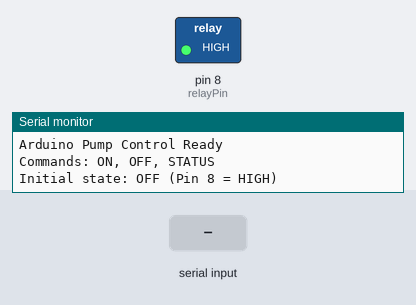
The sketch below on a simulated Arduino Uno, built with avr-gcc and run on an emulated ATmega328P. Parts: switched loads named in the sketch (green lamp = pin HIGH), the last lines printed to the serial monitor. The test bench sets the inputs (shaded band).

Above: at 1.2 s.
1.3 s: "ON\n" received over Serial
At 2.1 s:
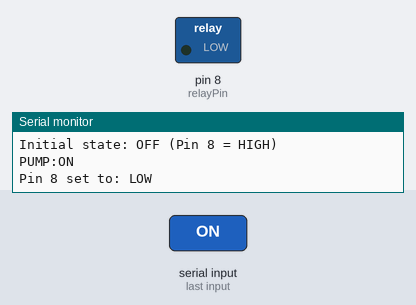
2.8 s: "OFF\n" received over Serial
At 3.1 s:
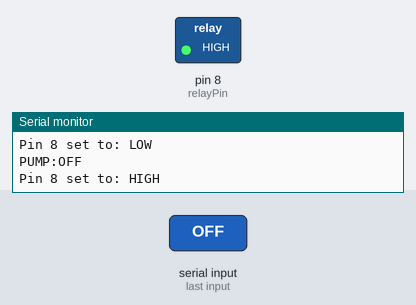
4.3 s: "1\n" received over Serial
At 5.5 s:
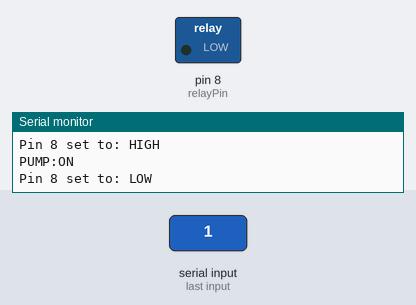
5.8 s: "0\n" received over Serial
At 6.8 s:
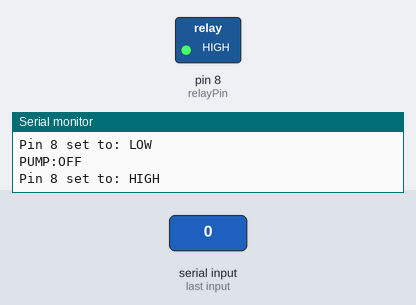
Timing chart, 0 to 8.3 s (numbered marks = the images above; inputs shaded):
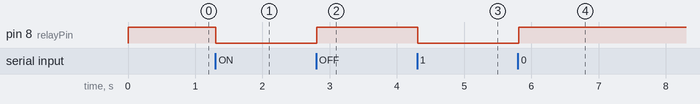

The sketch:

arduino_pump_control.ino
```cpp
/*
 * Arduino Pump Control via Serial Communication
 *
 * This code listens for serial commands from Python to control a relay on pin 8
 *
 * Commands:
 * - "ON" or "1" -> Turn pump ON (set pin 8 to LOW for active-low relay)
 * - "OFF" or "0" -> Turn pump OFF (set pin 8 to HIGH for active-low relay)
 * - "STATUS" -> Return current pump status
 *
 * Wiring:
 * - Relay IN/IN1 -> Digital Pin 8
 * - Relay VCC -> 5V
 * - Relay GND -> GND
 * - Pump -> Relay NO/COM terminals
 */

// Relay connected to digital pin 8
const int relayPin = 8;
bool pumpState = false;  // false = OFF, true = ON
bool activeLow = true;   // Set to false if your relay is active-high

void setup() {
  // Initialize serial communication
  Serial.begin(9600);
  while (!Serial) {
    ; // Wait for serial port to connect (needed for some boards)
  }

  // Initialize relay pin
  pinMode(relayPin, OUTPUT);

  // Set initial state to OFF
  // For active-low: HIGH = OFF
  // For active-high: LOW = OFF
  if (activeLow) {
    digitalWrite(relayPin, HIGH);  // HIGH = OFF for active-low relay
  } else {
    digitalWrite(relayPin, LOW);   // LOW = OFF for active-high relay
  }

  pumpState = false;

  Serial.println("Arduino Pump Control Ready");
  Serial.println("Commands: ON, OFF, STATUS");
  Serial.print("Initial state: OFF (Pin 8 = ");
  Serial.print(activeLow ? "HIGH" : "LOW");
  Serial.println(")");
}

void loop() {
  // Check for incoming serial commands
  if (Serial.available() > 0) {
    String command = Serial.readStringUntil('\n');
    command.trim();  // Remove whitespace
    command.toUpperCase();  // Convert to uppercase

    if (command == "ON" || command == "1") {
      // Turn pump ON
      if (activeLow) {
        digitalWrite(relayPin, LOW);  // LOW = ON for active-low
      } else {
        digitalWrite(relayPin, HIGH); // HIGH = ON for active-high
      }
      pumpState = true;
      Serial.println("PUMP:ON");
      Serial.print("Pin 8 set to: ");
      Serial.println(activeLow ? "LOW" : "HIGH");

    } else if (command == "OFF" || command == "0") {
      // Turn pump OFF
      if (activeLow) {
        digitalWrite(relayPin, HIGH); // HIGH = OFF for active-low
      } else {
        digitalWrite(relayPin, LOW);  // LOW = OFF for active-high
      }
      pumpState = false;
      Serial.println("PUMP:OFF");
      Serial.print("Pin 8 set to: ");
      Serial.println(activeLow ? "HIGH" : "LOW");

    } else if (command == "STATUS") {
      // Return current status
      Serial.print("STATUS:");
      Serial.println(pumpState ? "ON" : "OFF");
      Serial.print("Pin 8 state: ");
      Serial.println(digitalRead(relayPin) == (activeLow ? LOW : HIGH) ? "ON" : "OFF");

    } else {
      // Unknown command
      Serial.print("ERROR:Unknown command: ");
      Serial.println(command);
    }
  }

  // Small delay to prevent overwhelming the serial buffer
  delay(10);
}
```

Measured:
- after the input at 1.3 s, pin 8 (relayPin): HIGH → LOW at once
- after the input at 2.8 s, pin 8 (relayPin): LOW → HIGH at once
- after the input at 4.3 s, pin 8 (relayPin): HIGH → LOW at once
- after the input at 5.8 s, pin 8 (relayPin): LOW → HIGH at once
